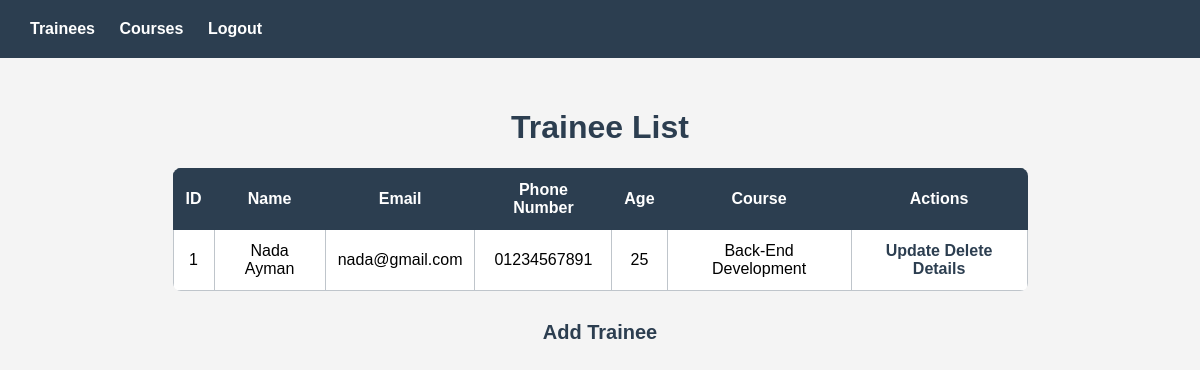
The app's page /trainees/, older data.
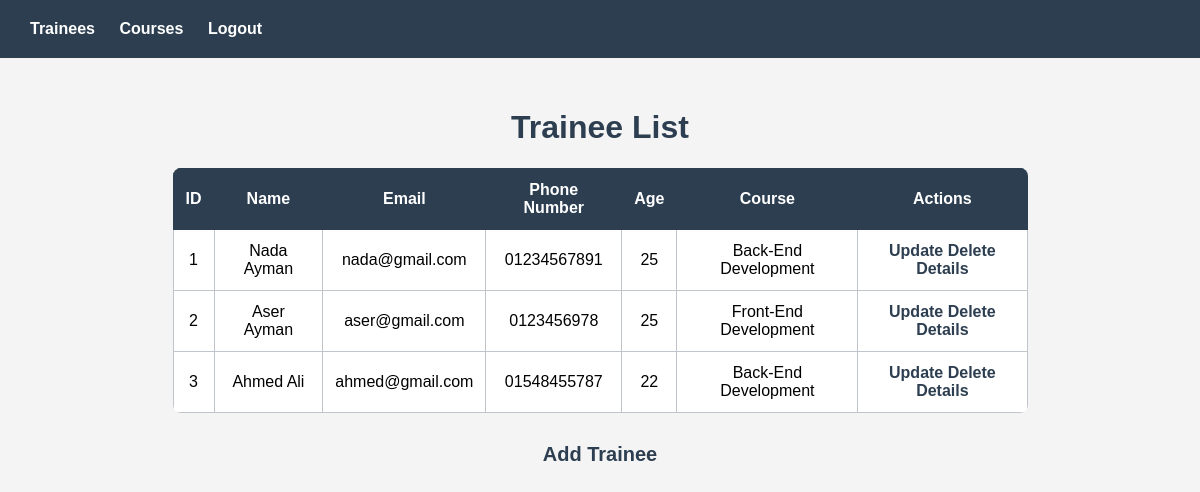
The same page, newer data.
### trainee/models.py (models this page shows, shortened)
class Trainee(models.Model):
    id = models.AutoField(primary_key=True)
    name = models.CharField(max_length=100)
    email = models.EmailField(unique=True)
    phone_number = models.CharField(max_length=20)
    age = models.IntegerField()
    course = models.ForeignKey(Course, on_delete=models.CASCADE)

### course/models.py (models this page shows, shortened)
class Course(models.Model):
    id = models.AutoField(primary_key=True)
    name = models.CharField(max_length=100)
    duration = models.IntegerField()
    created_at = models.DateTimeField(auto_now_add=True)
    updated_at = models.DateTimeField(auto_now=True)

### trainee/views.py (the view)
# urls.py: path('', traineeList, name='TraineeList'),
def traineeList(request):
    return render(request, 'trainee/list.html', {'trainees': Trainee.objects.all()})

### templates/trainee/list.html (shortened to what this page needs)
{% extends 'base.html' %}
{% block content %}
<h1>Trainee List</h1>
<table>
    <thead>
        <tr>
            <th>ID</th>
            <th>Name</th>
            <th>Email</th>
            <th>Phone Number</th>
            <th>Age</th>
            <th>Course</th>
            <th>Actions</th>
        </tr>
    </thead>
    <tbody>
        {% for trainee in trainees %}
        <tr>
            <td>{{trainee.id}}</td>
            <td>{{trainee.name}}</td>
            <td>{{trainee.email}}</td>
            <td>{{trainee.phone_number}}</td>
            <td>{{trainee.age}}</td>
            <td>{{trainee.course.name}}</td>
            <td>
                <a href="{% url 'UpdateTrainee' trainee.id %}">Update</a>
                <a href="{% url 'DeleteTrainee' trainee.id %}">Delete</a>
                <a href="{% url 'TraineeDetails' trainee.id %}">Details</a>
            </td>
        </tr>
        {% endfor %}
    </tbody>
</table>
<a href="{% url 'AddTrainee' %}" class="add">Add Trainee</a>
{%endblock%}

### templates/base.html (shortened to what this page needs)
{% load static %}
<!DOCTYPE html>
<html lang="en">
<head>
    <link rel="stylesheet" href="{% static 'css/style.css' %}">
</head>
<body>
    <nav>
        <a href="{% url 'TraineeList' %}">Trainees</a>
        <a href="{% url 'CourseList' %}">Courses</a>
        <a href="{% url 'Logout' %}">Logout</a>
    </nav>
    <main>
        {% block content %}{% endblock %}
    </main>
</body>
</html>

### static/css/style.css (style rules this page uses)
body { font-family: Arial, sans-serif; margin: 0; padding: 0; background: #f4f4f4; }
nav { background: #2c3e50; padding: 20px 30px; }
nav a { color: white; margin-right: 20px; text-decoration: none; font-weight: bold; }
a { color: #2c3e50; text-decoration: none; font-weight: bold; }
.add { font-size: 20px; }
main { padding: 30px; display: flex; align-items: center; flex-direction: column; }
h1 { color: #2c3e50; }
table { width: 75%; border-collapse: collapse; background: white; border-radius: 8px; overflow: hidden; text-align: center; margin-bottom: 30px; }
th { background: #2c3e50; color: white; padding: 12px; border: #2c3e50 solid 1px; }
td { padding: 12px; border: #bfc5cb solid 1px; }

Row changes from the older to the newer data that the page shows:
added Trainee: id "2", name "Aser Ayman", email "aser@gmail.com", phone_number "0123456978", age "25", course.name "Front-End Development"
added Trainee: id "3", name "Ahmed Ali", email "ahmed@gmail.com", phone_number "01548455787", age "22", course.name "Back-End Development"
